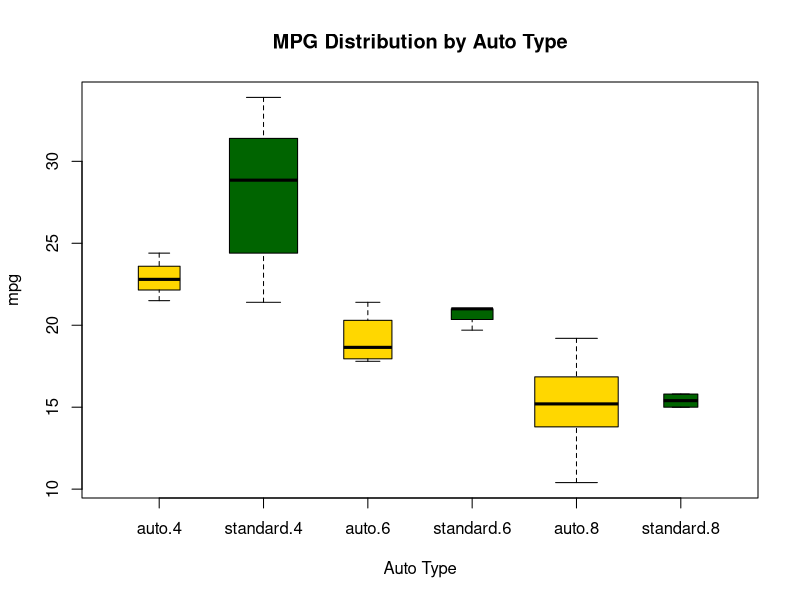

Here is the R script that generated this plot:
mtcars$cyl.f <- factor(mtcars$cyl,
                       levels = c(4, 6, 8),
                       labels = c("4", "6", "8"))

mtcars$am.f <- factor(mtcars$am,
                      levels = c(0, 1),
                      labels = c("auto", "standard"))

boxplot(mpg ~ am.f * cyl.f,
        data = mtcars,
        varwidth = TRUE,
        col = c("gold", "darkgreen"),
        main = "MPG Distribution by Auto Type",
        xlab = "Auto Type")
